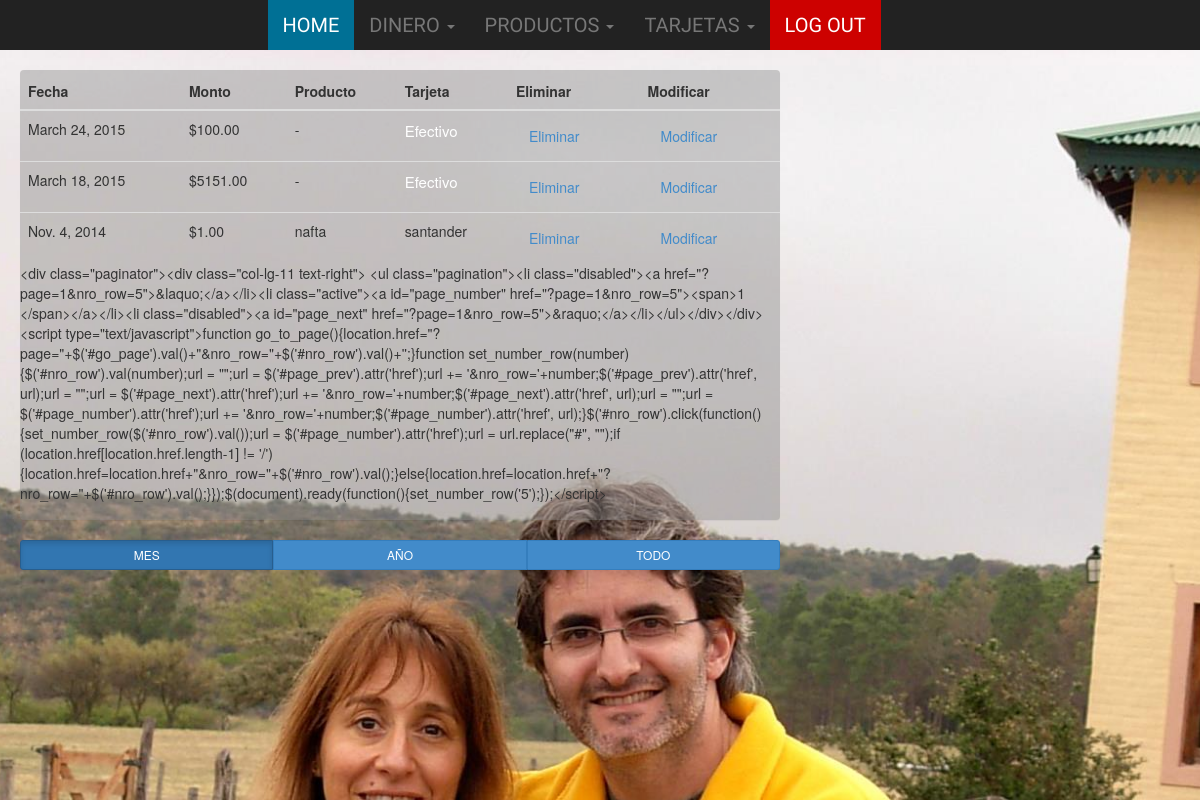
Screenshot of /dinero/g/ver_gastos/ (signed in) with the database file from the repository.
### apps/Dinero/models.py (models this page shows, shortened)
class Gasto(models.Model):
    fecha = models.DateField('Fecha')
    monto = models.DecimalField(
        'Monto', max_digits=7, decimal_places=2, default=0
    )
    descripcion = models.TextField(
        'Descripcion', max_length=800,
        blank=True, null=True
    )
    user = models.ForeignKey(User, related_name='gasto_persona')
    moneda = models.CharField('Moneda', max_length=1, choices=MONEDA)
    producto = models.ForeignKey(
        Producto, related_name='gasto_producto',
        blank=True, null=True
    )
    tarjeta = models.ForeignKey(
        Tarjeta, related_name='gasto_tarjeta',
        blank=True, null=True
    )

### apps/Producto/models.py (models this page shows)
class Producto(models.Model):
    nombre = models.CharField('Nombre del producto', max_length=30)
    descripcion = models.TextField(
        'Descripcion', max_length=800,
        blank=True, null=True
    )
    user = models.ForeignKey(
        User, related_name='producto_persona',
        blank=True, null=True
    )
    def __unicode__(self):
        return self.nombre

### apps/Tarjeta/models.py (models this page shows)
class Tarjeta(models.Model):
    nombre = models.CharField('Nombre de la tarjeta', max_length=30)
    descripcion = models.TextField(
        'Descripcion', max_length=800,
        blank=True, null=True
    )
    user = models.ForeignKey(
        User, related_name='tarjeta_user',
        blank=True, null=True
    )
    def __unicode__(self):
        return self.nombre

### apps/Dinero/views_gastos.py (the view)
@login_required
def ver_gastos(request):
    user = request.user
    gastos = Gasto.objects.filter(
                user=user,
            ).order_by('-fecha')
    paginator = Paginator(gastos, 5)
    page = request.GET.get('page')
    try:
        gastos = paginator.page(page)
    except PageNotAnInteger:
        gastos = paginator.page(1)
    except EmptyPage:
        gastos = paginator.page(paginator.num_pages)
    return render_to_response(
        'Dinero/gastos/ver_gastos.html',
        RequestContext(
            request,
            {
                'gastos': gastos,
            }
        )
    )

### apps/Dinero/templates/Dinero/gastos/ver_gastos.html (shortened to what this page needs)
{% extends 'base.html' %}
{% block content %}
        <div class='panel panel-default' id="sueldos_id">
            {% include 'Dinero/gastos/gastos_tabla.html' %}
        </div>
        <div class="btn-group btn-group-justified" role="group" aria-label="...">
            <div class="btn-group btn-group-sm" role="group">
                <button id="gasto_month" type="button" class="btn btn-primary active" onClick="time('/dinero/g/gastos_tabla/', 'month', 'g')">
                    MES
                </button>
            </div>
            <div class="btn-group btn-group-sm" role="group">
                <button id="gasto_year" type="button" class="btn btn-primary" onClick="time('/dinero/g/gastos_tabla/', 'year', 'g')">
                    AÑO
                </button>
            </div>
            <div class="btn-group btn-group-sm" role="group">
                <button id="gasto_all" type="submit" class="btn btn-primary" onClick="time('/dinero/g/gastos_tabla/', 'all', 'g')">
                    TODO
                </button>
            </div>
        </div>
{% endblock %}

### apps/Dinero/templates/Dinero/gastos/gastos_tabla.html
{% load tablesort %}
<table class='table'>
    <thead>
        <tr>
            <th>Fecha</th>
            <th>Monto</th>
            <th>Producto</th>
            <th>Tarjeta</th>
            <th>Eliminar</th>
            <th>Modificar</th>
        </tr>
    </thead>
     <tbody>
        {% for e in gastos %}
            <tr>
                <td>{{e.fecha}}</td>
                <td>${{e.monto}}</td>
                <td>
                    {% if e.producto %}
                        {{e.producto}}
                    {% else %}
                        -
                    {% endif %}
                </td>
                <td>{% if e.tarjeta %}
                        {{e.tarjeta}}
                    {% else %}
                        <p>Efectivo</p>
                    {% endif %}
                </td>
                <td>
                    <button type="submit" class="btn btn-link active" onClick="eliminar('/dinero/g/borrar/', 'borrar_gasto', '{{e.id}}', false)">
                        Eliminar
                    </button>
                </td>
                <td>
                    <button type="submit" class="btn btn-link active" onClick="modificar('/dinero/g/modificar/', 'modificar_gasto', '{{e.id}}', false)">
                        Modificar
                    </button>
                </td>
            </tr>
        {% endfor %}
    </tbody>
</table>
{% block paginator %}
    {% paginator gastos request %}
{% endblock %}

### static/css/style.css (style rules this page uses)
p { font-size:15px; line-height: 1.6; }
.panel-default { border: none; background-color: rgba(132, 132, 132, 0.4); height: 450px; overflow-y: auto; overflow-x: hidden; }
.footnav h1, h2, h3, h4 h5, p { color:#FFFFFF; }

### rows the page displays
Gasto: fecha "March 24, 2015", monto "100.00", shows "Efectivo"
Gasto: fecha "March 18, 2015", monto "5151.00", shows "Efectivo"
Gasto: fecha "Nov. 4, 2014", monto "1.00", producto "nafta", tarjeta "santander"
